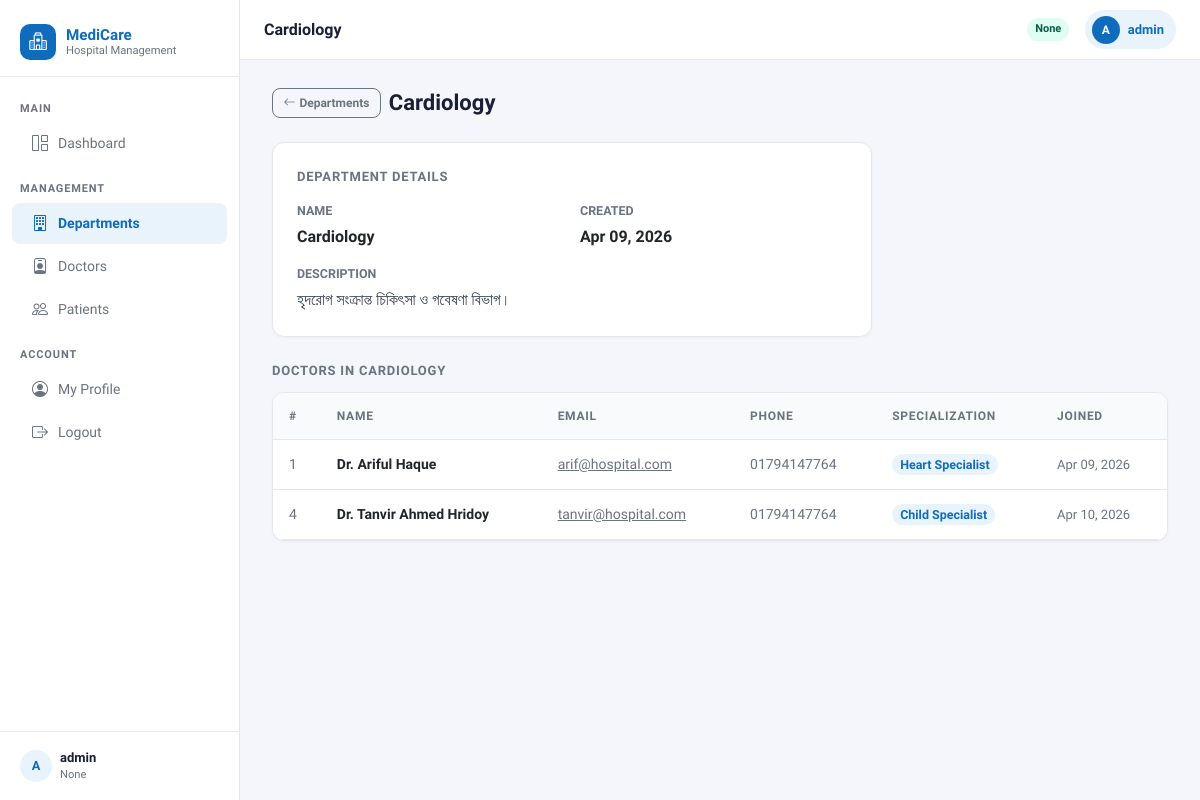
Page /department-view/1/ (signed in) on the committed database.
### myapp/models.py (models this page shows, shortened)
class UserInfoModel(AbstractUser):
    USER_TYPE = [
        ("Admin", "Admin"),
        ("Doctor", "Doctor"),
        ("Patient", "Patient"),
    ]
    full_name = models.CharField(max_length=100, null=True)
    address = models.TextField(null=True)
    user_type = models.CharField(choices=USER_TYPE, max_length=20, null=True)

class DepartmentModel(models.Model):
    name = models.CharField(max_length=100, null=True)
    description = models.TextField(null=True)
    created_at = models.DateTimeField(auto_now_add=True, null=True)

class DoctorModel(models.Model):
    name = models.CharField(max_length=120, null=True)
    email = models.EmailField(max_length=120, null=True)
    phone = models.CharField(max_length=100, null=True)
    specialization = models.CharField(max_length=100, null=True)
    department = models.ForeignKey(DepartmentModel, on_delete=models.CASCADE)
    joining_date = models.DateField(auto_now_add=True, null=True)

### myapp/views.py (the view)
# urls.py: path("department-view/<str:d_id>/", view_department, name="view_department"),
@login_required
def view_department(request, d_id):
    form_data = DepartmentModel.objects.get(id=d_id)
    all_doctor = DoctorModel.objects.all()
    context = {"form_data": form_data, "title": "view", "all_doctor": all_doctor}
    return render(request, "department/view_department.html", context)

### myapp/templates/department/view_department.html (shortened to what this page needs)
{% extends 'master/base.html' %}
{% block nav_dept %}active{% endblock %}
{% block page_title %}{{ form_data.name }}{% endblock %}
{% block blockname %}
<div class="page-header">
  <div class="d-flex align-items-center gap-2 flex-wrap">
    <a href="{% url 'department_list' %}" class="btn btn-outline-secondary btn-sm">
      <i class="bi bi-arrow-left me-1"></i>Departments
    </a>
    <h1 class="mb-0">{{ form_data.name }}</h1>
  </div>
</div>
<div class="card mb-4" style="max-width:600px;">
  <div class="card-body p-4">
    <div class="section-title mb-3">Department Details</div>
    <div class="row g-3">
      <div class="col-6">
        <div class="text-muted" style="font-size:.78rem;font-weight:600;text-transform:uppercase;">Name</div>
        <div class="fw-semibold mt-1">{{ form_data.name }}</div>
      </div>
      <div class="col-6">
        <div class="text-muted" style="font-size:.78rem;font-weight:600;text-transform:uppercase;">Created</div>
        <div class="fw-semibold mt-1">{{ form_data.created_at|date:"M d, Y" }}</div>
      </div>
      <div class="col-12">
        <div class="text-muted" style="font-size:.78rem;font-weight:600;text-transform:uppercase;">Description</div>
        <div class="mt-1" style="color:#374151;">{{ form_data.description }}</div>
      </div>
    </div>
  </div>
</div>
<div class="section-title">Doctors in {{ form_data.name }}</div>
{% with dept_doctors=all_doctor|dictsort:"name" %}
  {% if all_doctor %}
    <div class="table-card">
      <table class="table table-hover">
        <thead>
          <tr>
            <th>#</th>
            <th>Name</th>
            <th>Email</th>
            <th>Phone</th>
            <th>Specialization</th>
            <th>Joined</th>
          </tr>
        </thead>
        <tbody>
          {% for doctor in all_doctor %}
            {% if doctor.department == form_data %}
              <tr>
                <td class="text-muted">{{ forloop.counter }}</td>
                <td class="fw-semibold">{{ doctor.name }}</td>
                <td><a href="mailto:{{ doctor.email }}" class="text-muted">{{ doctor.email }}</a></td>
                <td class="text-muted">{{ doctor.phone }}</td>
                <td>
                  <span style="background:#e8f3fc;color:#0f6cbd;padding:.2rem .5rem;border-radius:999px;font-size:.78rem;font-weight:600;">
                    {{ doctor.specialization }}
                  </span>
                </td>
                <td class="text-muted" style="font-size:.8125rem;">{{ doctor.joining_date|date:"M d, Y" }}</td>
              </tr>
            {% endif %}
          {% endfor %}
        </tbody>
      </table>
    </div>
  {% else %}
    <div class="text-center py-4 text-muted">
      <i class="bi bi-person-badge" style="font-size:2rem;"></i>
      <p class="mt-2 mb-0">No doctors assigned to this department yet.</p>
    </div>
  {% endif %}
{% endwith %}
{% endblock %}

### myapp/templates/master/base.html (shortened to what this page needs)
<!doctype html>
<html lang="en">
  <head>
    <link href="https://cdn.jsdelivr.net/npm/bootstrap@5.3.0/dist/css/bootstrap.min.css" rel="stylesheet">
    <link href="https://cdn.jsdelivr.net/npm/bootstrap-icons@1.11.0/font/bootstrap-icons.css" rel="stylesheet">
  </head>
  <body>
    <aside class="sidebar" id="sidebar">
      <a class="sidebar-brand" href="{% url 'home' %}">
        <div class="brand-icon"><i class="bi bi-hospital"></i></div>
        <div class="brand-text">
          MediCare
          <small>Hospital Management</small>
        </div>
      </a>
      <nav class="sidebar-nav">
        <div class="nav-section-label">Main</div>
        <a class="sidebar-link {% block nav_dashboard %}{% endblock %}" href="{% url 'dashboard' %}">
          <i class="bi bi-grid-1x2"></i> Dashboard
        </a>
        <div class="nav-section-label mt-2">Management</div>
        <a class="sidebar-link {% block nav_dept %}{% endblock %}" href="{% url 'department_list' %}">
          <i class="bi bi-building"></i> Departments
        </a>
        <a class="sidebar-link {% block nav_doc %}{% endblock %}" href="{% url 'doctor_list' %}">
          <i class="bi bi-person-badge"></i> Doctors
        </a>
        <a class="sidebar-link {% block nav_pat %}{% endblock %}" href="{% url 'patient_list' %}">
          <i class="bi bi-people"></i> Patients
        </a>
        <div class="nav-section-label mt-2">Account</div>
        <a class="sidebar-link {% block nav_profile %}{% endblock %}" href="{% url 'profile' %}">
          <i class="bi bi-person-circle"></i> My Profile
        </a>
        <a class="sidebar-link" href="{% url 'logout_page' %}">
          <i class="bi bi-box-arrow-right"></i> Logout
        </a>
      </nav>
      {% if request.user.is_authenticated %}
      <div class="sidebar-footer">
        <div class="d-flex align-items-center gap-2">
          <div style="width:32px;height:32px;background:var(--primary-light);border-radius:50%;display:flex;align-items:center;justify-content:center;color:var(--primary);font-weight:700;font-size:.8rem;">
            {{ request.user.username|first|upper }}
          </div>
          <div>
            <div style="font-size:.8125rem;font-weight:600;color:var(--text-main);">{{ request.user.full_name|default:request.user.username }}</div>
            <div style="font-size:.7rem;color:var(--text-muted);">{{ request.user.user_type }}</div>
          </div>
        </div>
      </div>
      {% endif %}
    </aside>
    <header class="topbar">
      <span class="topbar-title">{% block page_title %}{{ heading|default:"Dashboard" }}{% endblock %}</span>
      {% if request.user.is_authenticated %}
        <span class="role-badge">{{ request.user.user_type }}</span>
        <a href="{% url 'profile' %}" class="user-badge text-decoration-none">
          <div class="avatar">{{ request.user.username|first|upper }}</div>
          {{ request.user.username }}
        </a>
      {% endif %}
    </header>
    <main class="main-content">
      <div class="page-body">
        {% block blockname %}{% endblock %}
      </div>
    </main>
  </body>
</html>

### myapp/templates/master/base.html (style rules this page uses)
:root { --primary: #0f6cbd; --primary-light: #e8f3fc; --accent: #00b4a0; --danger: #d93025; --warning: #f59e0b; --text-main: #1a1f36; --text-muted: #6b7280; --border: #e5e7eb; --bg-body: #f4f6fb; --card-bg: #ffffff; --sidebar-w: 240px; }
*, *::before, *::after { box-sizing: border-box; }
body { font-family: 'Plus Jakarta Sans', sans-serif; background: var(--bg-body); color: var(--text-main); margin: 0; min-height: 100vh; }
.sidebar { position: fixed; top: 0; left: 0; bottom: 0; width: var(--sidebar-w); background: #ffffff; border-right: 1px solid var(--border); display: flex; flex-direction: column; z-index: 1000; transition: transform .25s ease; }
.sidebar-brand { padding: 1.5rem 1.25rem 1rem; border-bottom: 1px solid var(--border); display: flex; align-items: center; gap: .625rem; text-decoration: none; color: var(--text-main); }
.sidebar-brand .brand-icon { width: 36px; height: 36px; background: var(--primary); border-radius: 10px; display: flex; align-items: center; justify-content: center; color: #fff; font-size: 1.1rem; flex-shrink: 0; }
.sidebar-brand .brand-text { font-size: .95rem; font-weight: 700; line-height: 1.2; }
.sidebar-brand .brand-text small { display: block; font-weight: 400; font-size: .7rem; color: var(--text-muted); }
.sidebar-nav { flex: 1; padding: 1rem 0; overflow-y: auto; }
.nav-section-label { font-size: .6875rem; font-weight: 600; text-transform: uppercase; letter-spacing: .08em; color: var(--text-muted); padding: .5rem 1.25rem .25rem; }
.sidebar-link { display: flex; align-items: center; gap: .625rem; padding: .55rem 1.25rem; color: var(--text-muted); text-decoration: none; font-size: .875rem; font-weight: 500; border-radius: 0; transition: background .15s, color .15s; margin: .1rem .75rem; border-radius: 8px; }
.sidebar-link i { font-size: 1rem; flex-shrink: 0; }
.sidebar-link.active { background: var(--primary-light); color: var(--primary); font-weight: 600; }
.sidebar-footer { padding: 1rem 1.25rem; border-top: 1px solid var(--border); font-size: .8125rem; color: var(--text-muted); }
.topbar { position: fixed; top: 0; left: var(--sidebar-w); right: 0; height: 60px; background: #fff; border-bottom: 1px solid var(--border); display: flex; align-items: center; padding: 0 1.5rem; gap: 1rem; z-index: 999; }
.topbar-title { font-size: 1rem; font-weight: 600; flex: 1; }
.user-badge { display: flex; align-items: center; gap: .5rem; background: var(--primary-light); color: var(--primary); border-radius: 999px; padding: .35rem .75rem .35rem .4rem; font-size: .8125rem; font-weight: 600; }
.user-badge .avatar { width: 28px; height: 28px; background: var(--primary); border-radius: 50%; color: #fff; display: flex; align-items: center; justify-content: center; font-size: .75rem; font-weight: 700; flex-shrink: 0; }
.role-badge { font-size: .6875rem; font-weight: 600; padding: .2rem .5rem; border-radius: 999px; background: #e0fdf4; color: #065f46; }
.main-content { margin-left: var(--sidebar-w); padding-top: 60px; min-height: 100vh; }
.page-body { padding: 1.75rem 2rem; max-width: 1280px; }
.page-header { display: flex; align-items: center; justify-content: space-between; flex-wrap: wrap; gap: 1rem; margin-bottom: 1.5rem; }
.page-header h1 { font-size: 1.375rem; font-weight: 700; margin: 0; }
.card { border: 1px solid var(--border); border-radius: 12px; box-shadow: 0 1px 3px rgba(0,0,0,.04); background: var(--card-bg); }
.table-card { border: 1px solid var(--border); border-radius: 12px; overflow: hidden; background: #fff; box-shadow: 0 1px 3px rgba(0,0,0,.04); }
.table { margin: 0; }
.table thead th { background: #f8fafc; font-size: .75rem; font-weight: 600; text-transform: uppercase; letter-spacing: .06em; color: var(--text-muted); border-bottom: 1px solid var(--border); padding: .875rem 1rem; white-space: nowrap; }
.table tbody td, .table tbody th { padding: .875rem 1rem; vertical-align: middle; border-color: var(--border); font-size: .875rem; }
.btn { font-size: .8125rem; font-weight: 600; border-radius: 8px; padding: .45rem .9rem; transition: all .15s; }
.btn-sm { padding: .3rem .65rem; font-size: .75rem; }
a { color: inherit; }
.text-muted { color: var(--text-muted) !important; }
.section-title { font-size: .8125rem; font-weight: 600; text-transform: uppercase; letter-spacing: .06em; color: var(--text-muted); margin-bottom: .75rem; }

### rows in the picture
UserInfoModel: user.username|first "A", user.full_name "admin", user.user_type "None", user.username "admin"
DepartmentModel: name "Cardiology", created_at "Apr 09, 2026", description "হৃদরোগ সংক্রান্ত চিকিৎসা ও গবেষণা বিভাগ।", name "CARDIOLOGY"
DoctorModel: name "Dr. Ariful Haque", email "arif@hospital.com", phone "01794147764", specialization "Heart Specialist", joining_date "Apr 09, 2026"
DoctorModel: name "Dr. Tanvir Ahmed Hridoy", email "tanvir@hospital.com", phone "01794147764", specialization "Child Specialist", joining_date "Apr 10, 2026"
